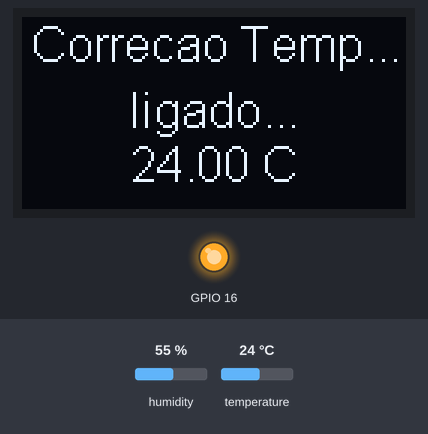
Recording of a program running on a simulated ESP32. On the bench: 128×64 one-colour display, output pins drawn as LEDs (lit = HIGH). The inputs (shaded band) are chosen by the test bench; at power-on: temperature 24 °C, humidity 55 %. WiFi joins after 1.5 s; servers stay silent unless stated; no radio packets arrive unless stated; what the program prints to the serial monitor is not drawn.

Above: at 3.0 s.
3.1 s: temperature set to 12 °C
At 4.6 s:
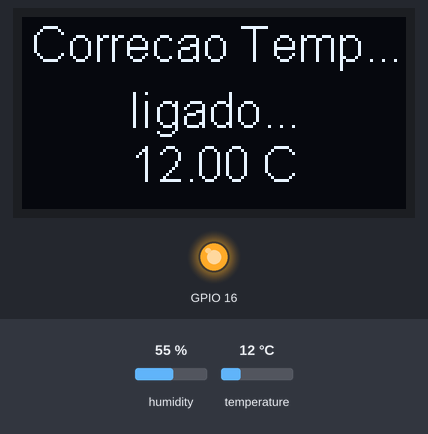
5.3 s: temperature set to 19 °C
At 6.4 s:
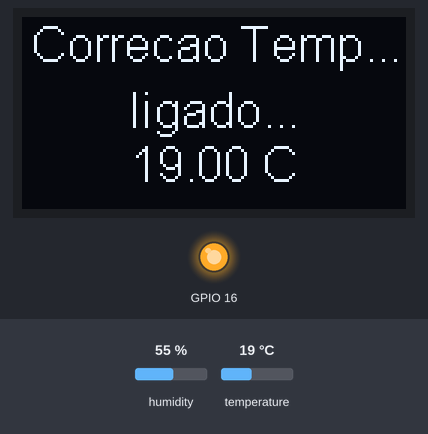
7.4 s: temperature set to 28 °C
At 9.3 s:
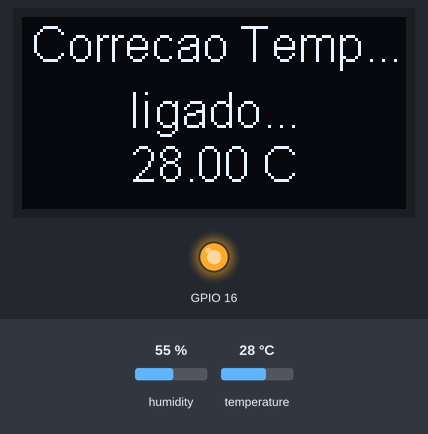
Timing chart, 0 to 10.8 s (numbered marks = the images above; inputs shaded):
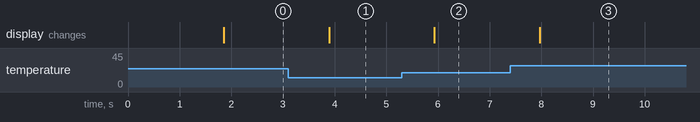

The program:

main.cpp
```cpp
//Envia mensagens de debug para o Serial Monitor
#define BLYNK_PRINT Serial

//Carrega as bibliotecas do ESP32 e Blynk
#include <WiFi.h>
#include <WiFiClient.h>
#include <BlynkSimpleEsp32.h>
#include <SPI.h>
#include <LoRa.h>
#include <Wire.h>
#include <SSD1306.h>
#include "Seeed_BME280.h"

// Pin definetion of WIFI LoRa 32
// HelTec AutoMation 2017 support@heltec.cn
#define SCK 5   // GPIO5  -- SX127x's SCK
#define MISO 19 // GPIO19 -- SX127x's MISO
#define MOSI 27 // GPIO27 -- SX127x's MOSI
#define SS 18   // GPIO18 -- SX127x's CS
#define RST 14  // GPIO14 -- SX127x's RESET
#define DI0 26  // GPIO26 -- SX127x's IRQ(Interrupt Request)
#define posX 21
#define posY 0
#define intervalo 500

#define BAND 433E6 //you can set band here directly,e.g. 868E6,915E6
#define PABOOST true
BME280 bme280;

int counter = 0;
static float humidity;
static float temperature;
BlynkTimer timer;

SSD1306 display(0x3c, 4, 15); //Cria e ajusta o Objeto display

//Preencha com o token que voce recebeu por email
char auth[] = "cf7a274ff29b4a61b50dcdd28c4516b6";

//Preenche com o nome e senha da sua rede Wifi
char ssid[] = "netvirtua_203";
char pass[] = "1073847000";

void sendSensor()
{

  temperature = bme280.getTemperature();
  humidity = bme280.getHumidity();

  if (isnan(humidity || isnan(temperature)))
  {
    Serial.println("Failed to read from DHT sensor!");
    return;
  }
  // You can send any value at any time.
  // Please don't send more that 10 values per second.
  Blynk.virtualWrite(V5, humidity);
  Blynk.virtualWrite(V6, temperature);
}

void setup()
{
  //O estado do GPIO16 é utilizado para controlar o display OLED
  Blynk.begin(auth, ssid, pass);
  pinMode(16, OUTPUT);
  //Reseta as configurações do display OLED
  digitalWrite(16, LOW);
  //Para o OLED permanecer ligado, o GPIO16 deve permanecer HIGH
  //Deve estar em HIGH antes de chamar o display.init() e fazer as demais configurações,
  //não inverta a ordem
  digitalWrite(16, HIGH);

  display.init();
  display.flipScreenVertically();
  display.setFont(ArialMT_Plain_24);
  display.setTextAlignment(TEXT_ALIGN_LEFT);
  display.flipScreenVertically(); //inverte verticalmente a tela (opcional)

  Serial.begin(115200);
  while (!Serial)
    ;
  Serial.println("LoRa Sender");

  SPI.begin(SCK, MISO, MOSI, SS);
  LoRa.setPins(SS, RST, DI0);
  if (!LoRa.begin(433E6))
  {
    Serial.println("Starting LoRa failed!");
    while (1)
      ;
  }

  if (!bme280.init())
  {
    Serial.println("Device error BME280...!");
  }

  // Setup a function to be called every second
  timer.setInterval(1000L, sendSensor);
}

void loop()
{
  //apaga o conteúdo do display
  Blynk.run();
  timer.run();
  temperature = bme280.getTemperature();
  humidity = bme280.getHumidity();

  String vTemp = "℃";

  display.clear();
  display.setTextAlignment(TEXT_ALIGN_CENTER);
  display.setFont(ArialMT_Plain_24);

  //display.drawString(20, 0, "Temperatura");
  //display.drawString(20, 26, String(temperature)+" C");

  if (temperature >= (float)29.45 || temperature <= (float)29.40)
  {
    display.setTextAlignment(TEXT_ALIGN_CENTER);
    display.setFont(ArialMT_Plain_16);
    display.drawString(64, 0, "Correcao Temp...");
    display.drawString(64, 22, "ligado...");
    display.drawString(64, 40, String(temperature) + " C");
  }
  else
  {

    display.drawString(64, 22, String(temperature) + " C");
  }

  display.display(); //mostra o conteúdo na tela

  delay(1000); // wait for a second
}
```

Measured:
- after the input at 3.1 s, the display: changes after 0.79 s (image 1)
- after the input at 5.3 s, the display: changes after 0.63 s (image 2)
- after the input at 7.4 s, the display: changes after 0.57 s (image 3)
